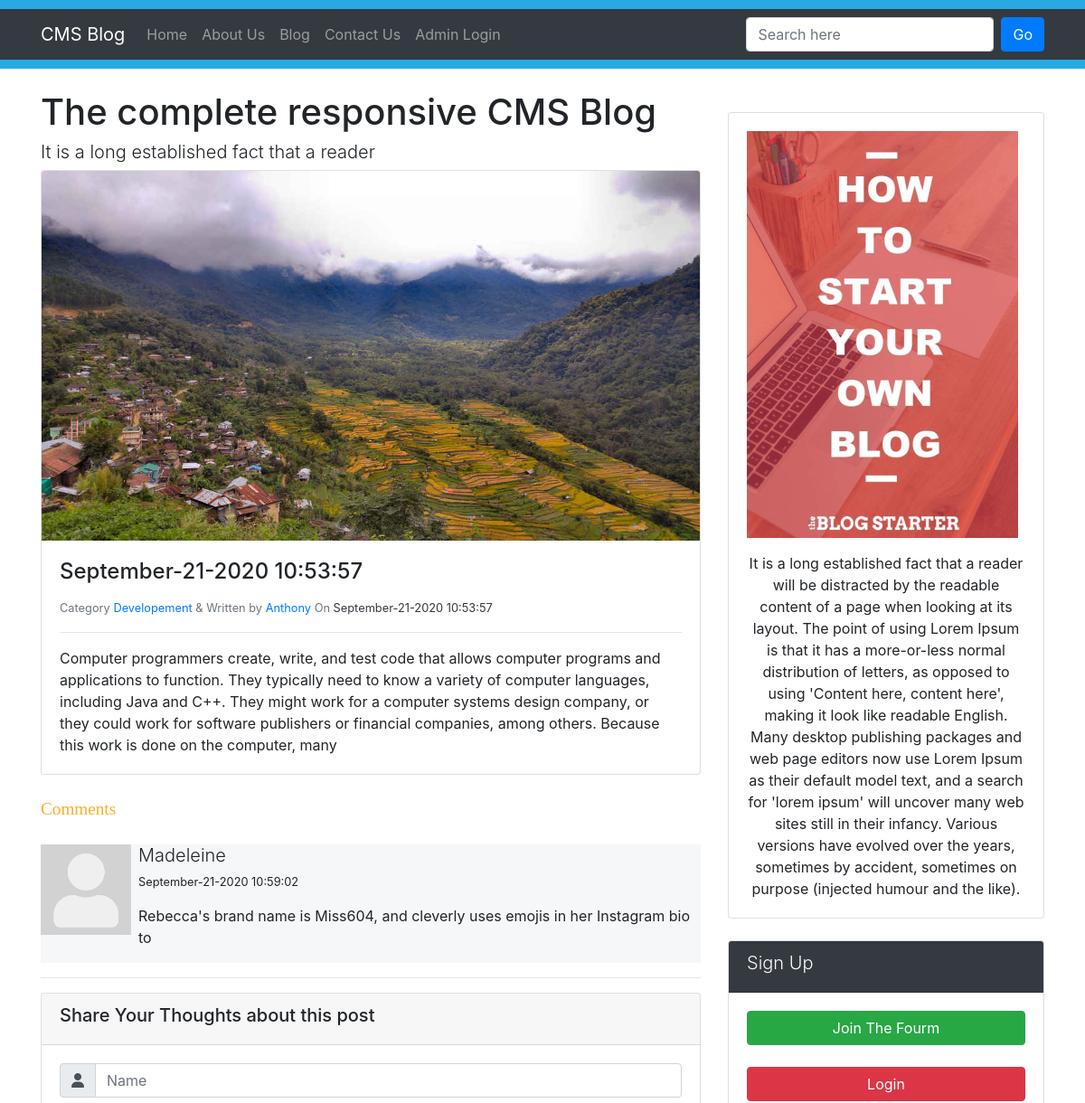
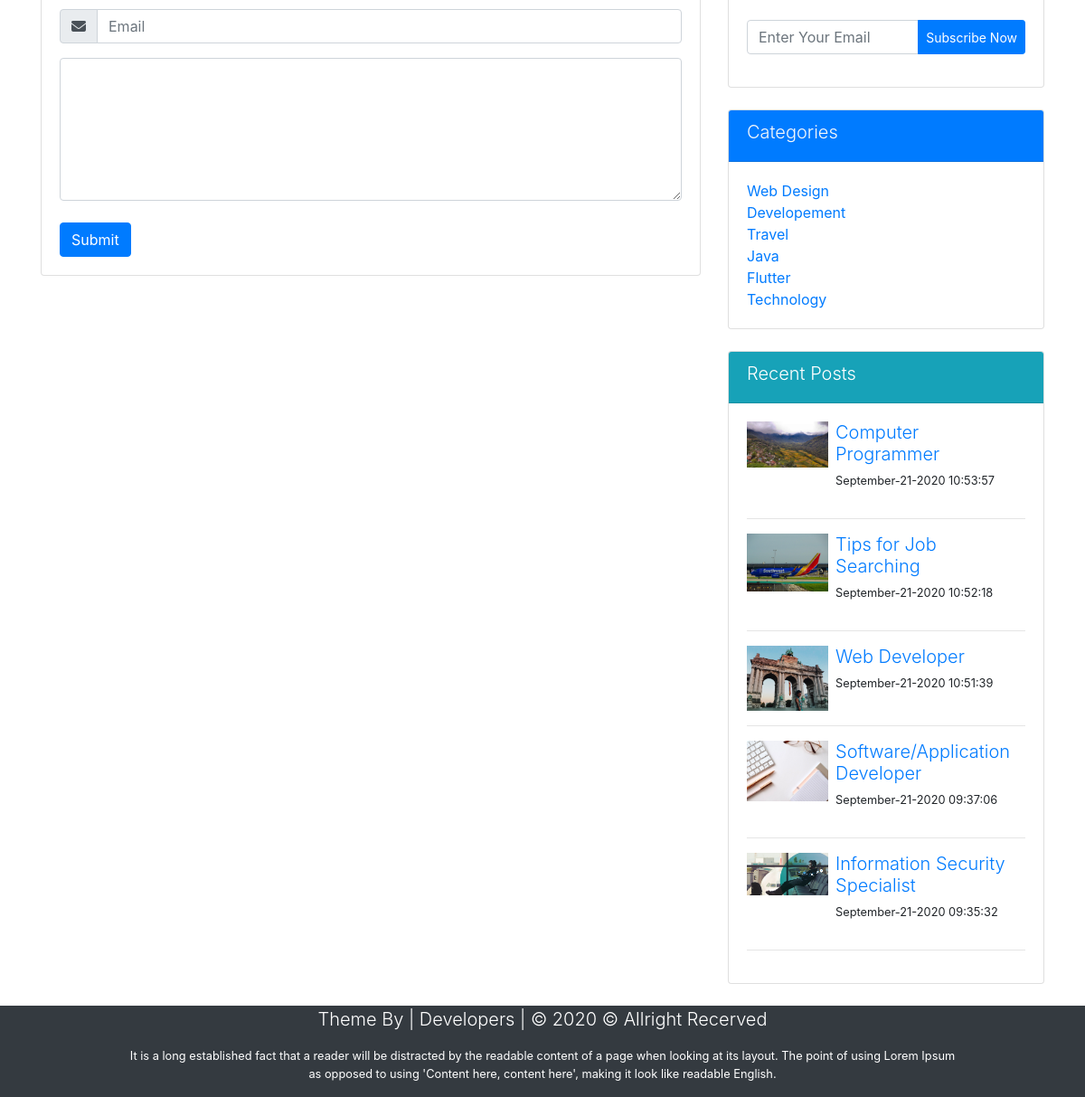
/FullPost.php?id=16, run on the app's committed database (2 pictures, top to bottom).
### tables this page shows
CREATE TABLE `posts` (
  `id` int(11) NOT NULL,
  `datetime` varchar(50) NOT NULL,
  `title` varchar(300) NOT NULL,
  `category` varchar(50) NOT NULL,
  `author` varchar(50) NOT NULL,
  `image` varchar(50) NOT NULL,
  `post` varchar(10000) NOT NULL
);

CREATE TABLE `comments` (
  `id` int(11) NOT NULL,
  `datetime` varchar(50) NOT NULL,
  `name` varchar(50) NOT NULL,
  `email` varchar(60) NOT NULL,
  `comment` varchar(500) NOT NULL,
  `approvedby` varchar(50) NOT NULL,
  `status` varchar(3) NOT NULL,
  `post_id` int(10) NOT NULL
);

CREATE TABLE `category` (
  `id` int(11) NOT NULL,
  `title` varchar(50) NOT NULL,
  `author` varchar(50) NOT NULL,
  `datetime` varchar(50) NOT NULL
);

### FullPost.php (the view, shortened to what this page needs)
<?php
   require_once("Includes/Functions.php");
   ?>
<?php $SearchQuryParameter = $_GET["id"]; ?>
<!DOCTYPE html>
<html>
   <head>
      <link rel="stylesheet" href="https://stackpath.bootstrapcdn.com/bootstrap/4.2.1/css/bootstrap.min.css">
      <link rel="stylesheet" href="Css/style.css">
   </head>
   <body>
      <div style="height: 10px; background: #27aae1;"></div>
      <nav class="navbar navbar-expand-lg navbar-dark bg-dark">
         <div class="container" >
            <a href="#" class="navbar-brand">CMS Blog</a>
            <div class="collapse navbar-collapse" id="navbarcollapseCMS">
               <ul class="navbar-nav mr-auto">
                  <li class="nav-item">
                     <a href="index.php?page=1" class="nav-link">Home</a>
                  </li>
                  <li class="nav-item">
                     <a href="#" class="nav-link">About Us</a>
                  </li>
                  <li class="nav-item">
                     <a href="#" class="nav-link">Blog</a>
                  </li>
                  <li class="nav-item">
                     <a href="#" class="nav-link">Contact Us</a>
                  </li>
                  <li class="nav-item">
                     <a href="Login.php" class="nav-link">Admin Login</a>
                  </li>
               </ul>
               <ul class="navbar-nav ml-auto">
                  <form class="form-inline d-none d-sm-block" action="index.php">
                     <div class="form-group">
                        <input class="form-control mr-2" type="text" name="search" placeholder="Search here" value="">
                        <button  class="btn btn-primary" name="SearchButton" >Go</button>
                     </div>
                  </form>
               </ul>
            </div>
         </div>
      </nav>
      <div style="height: 10px; background: #27aae1;"></div>
      <div class="container">
      <div class="row mt-4" >
      <div class="col-sm-8">
         <h1>The complete responsive CMS Blog</h1>
         <h1 class="lead">It is a long established fact that a reader </h1>
         <?php
            global $ConnectingDB;
            if(isset($_GET["SearchButton"])){
                $Search = $_GET["search"];
                $sql = "SELECT * FROM posts
                WHERE datetime LIKE :search
                OR title LIKE :search
                OR category LIKE :search
                OR post LIKE :search";
                $stmt = $ConnectingDB->prepare($sql);
                $stmt->bindValue(':search', '%'.$Search.'%');
                $stmt->execute();
            }
            else{
                $PostFromUrl = $_GET["id"];
                $sql = "SELECT * FROM posts WHERE id = '$PostFromUrl'";
                $stmt = $ConnectingDB->query($sql);
            }
            while($DataRows = $stmt->fetch()){
                $DateTime        = $DataRows["datetime"];
                $PostTitle       = $DataRows["datetime"];
                $Category        = $DataRows["category"];
                $Admin           = $DataRows["author"];
                $Image           = $DataRows["image"];
                $PostDescription = $DataRows["post"];
            ?>
         <div class="card">
            <img src="uploads/<?php echo htmlentities($Image); ?>" style="max-height:450px;" class="img-fluid card-img-top" alt="">
            <div class="card-body">
               <h4 class="card-title"><?php echo htmlentities($PostTitle); ?></h4>
               <small class="text-muted">Category <span class="text-dark"> <a href="index.php?category=<?php echo htmlentities($Category); ?>"> <?php echo htmlentities($Category); ?></span> </a>  & Written by <span class="text-dark"> <a href="profile.php?username=<?php echo htmlentities($Admin); ?>"> <?php echo htmlentities($Admin);?></a> </span>  On <span class="text-dark"><?php echo htmlentities($DateTime); ?> </span> </small>
               <hr>
               <p class="card-text">
                  <?php echo nl2br($PostDescription);?>
               </p>
            </div>
         </div>
         <br>
         <?php  } ?>
         <span class="FieldInfo">Comments</span>
         <br><br>
         <?php
            global $ConnectingDB;
            $sql = "SELECT * FROM comments WHERE post_id= '$SearchQuryParameter' AND status = 'ON' ";
            $stmt = $ConnectingDB->query($sql);
            while ($DataRows = $stmt->fetch()) {
                $CommentDate     = $DataRows["datetime"];
                $CommenterNmae     = $DataRows["name"];
                $CommentContent     = $DataRows["comment"];
            ?>
         <div>
            <div class="media CommentBlock">
               <img class="d-block img-fluid align-self-start" src="images/profile.png" width="100px" alt="">
               <div class="media-body ml-2">
                  <h6 class="lead"><?php echo $CommenterNmae; ?></h6>
                  <p class="small"><?php echo $CommentDate; ?></p>
                  <p><?php echo $CommentContent; ?></p>
               </div>
            </div>
         </div>
         <hr>
         <?php  } ?>
         <div class="">
            <form action="FullPost.php?id=<?php echo $SearchQuryParameter; ?>" method="POST" class="ss">
               <div class="card mb-3">
                  <div class="card-header">
                     <h5 class="Fieldinfo">Share Your Thoughts about this post </h5>
                  </div>
                  <div class="card-body">
                     <div class="form-group">
                        <div class="input-group">
                           <div class="input-group-prepend">
                              <span class="input-group-text"><i class="fas fa-user"></i></span>
                           </div>
                           <input class="form-control" type="text" name="CommenterName" placeholder="Name" value="">
                        </div>
                     </div>
                     <div class="form-group">
                        <div class="input-group">
                           <div class="input-group-prepend">
                              <span class="input-group-text"><i class="fas fa-envelope"></i></span>
                           </div>
                           <input class="form-control" type="email" name="Commenteremail" placeholder="Email" value="">
                        </div>
                     </div>
                     <div class="form-gropu">
                        <textarea name="CommenterThoughts" class="form-control" id="" cols="80" rows="6"></textarea><br>
                     </div>
                     <div class="">
                        <button type="submit" name="Submit" class="btn btn-primary">Submit</button>
                     </div>
                  </div>
               </div>
            </form>
         </div>
      </div>
      <?php  require_once("Includes/footer.php"); ?>

### Includes/footer.php (shortened to what this page needs)
<div class="col-sm-4" >
   <div class="card mt-4">
      <div class="card-body">
         <img src="Images/startblog.png" class="d-block img-fluid mb-3" alt="">
         <div class="text-center">
            It is a long established fact that a reader will be distracted by the readable content of a page when looking at its layout. The point of using Lorem Ipsum is that it has a more-or-less normal distribution of letters, as opposed to using 'Content here, content here', making it look like readable English. Many desktop publishing packages and web page editors now use Lorem Ipsum as their default model text, and a search for 'lorem ipsum' will uncover many web sites still in their infancy. Various versions have evolved over the years, sometimes by accident, sometimes on purpose (injected humour and the like).
         </div>
      </div>
   </div>
   <br>
   <div class="card">
      <div class="card-header bg-dark text-light">
         <h2 class="lead">Sign Up</h2>
      </div>
      <div class="card-body">
         <button class="btn btn-success btn-block text-center text-white mb-4">Join The Fourm</button>
         <button class="btn btn-danger btn-block text-center text-white mb-4">Login</button>
         <div class="input-group mb-3">
            <input type="text" class="form-control" name="" placeholder="Enter Your Email" value="">
            <div class="input-group-append">
               <button class="btn btn-primary btn-sm text-center text-white" type="button">Subscribe Now</button>
            </div>
         </div>
      </div>
   </div>
   <br>
   <div class="card">
      <div class="card-header bg-primary text-light">
         <h2 class="lead">Categories</h2>
      </div>
      <div class="card-body">
         <?php
            $sql = "SELECT * FROM category ORDER BY id DESC ";
            $stmt = $ConnectingDB->query($sql);
            while($DataRows = $stmt->fetch()){
                $CategoryName = $DataRows["title"];
             ?>
         <a href="index.php?category=<?php echo $CategoryName; ?>"><span class="heading"><?php echo $CategoryName; ?></span></a>
         <br>
         <?php } ?>
      </div>
   </div>
   <br>
   <div class="card">
      <div class="card-header bg-info text-white">
         <h2 class="lead">Recent Posts</h2>
      </div>
      <div class="card-body">
         <?php
            $sql ="SELECT * FROM posts ORDER BY id Desc LIMIT 0,5";
            $stmt = $ConnectingDB->query($sql);
            while($DataRows = $stmt->fetch()){
                $Id = $DataRows["id"];
                $Title = $DataRows["title"];
                $DateTime = $DataRows["datetime"];
                $Image = $DataRows["image"];
            ?>
         <div class="media">
            <img src="Uploads/<?php echo $Image; ?>" class="d-block img-fluid align-self-start" width="90" height="94"  alt="">
            <div class="media-body ml-2">
               <a href="FullPost.php?id=<?php echo $Id; ?>" target="_blank">
                  <h6 class="lead"><?php echo $Title; ?></h6>
               </a>
               <p class="small"><?php echo $DateTime; ?></p>
            </div>
         </div>
         <hr>
         <?php  } ?>
      </div>
   </div>
</div>
</div>
</div>
<br>
<footer class="bg-dark text-white">
   <div class="container">
      <div class="row">
         <div class="col">
            <p class="lead text-center"> Theme By  | Developers | &copy; <span id="year">2020</span> &copy; Allright Recerved  </p>
            <p class="text-center small"><a style="color: white; text-decoration: none; cursor: pointer;" href="https://github.com/mummurthig" target="_blank">
               It is a long established fact that a reader will be distracted by the readable content of a page when looking at its layout. The point of using Lorem Ipsum   <br>as opposed to using 'Content here, content here', making it look like readable English.
               </a>
            </p>
         </div>
      </div>
   </div>
</footer>
</body>
</html>

### Css/style.css (style rules this page uses)
.FieldInfo { color: rgb(251, 174, 44); font-family: Bitter, Georgia, 'Times New Roman', Times, serif; font-size: 1.2em; }
.CommentBlock { background-color: #F6F7F9; }

### data on the page
posts: image (picture), datetime "September-21-2020 10:53:57", category "Developement", author "Anthony", post "Computer programmers create, write, and test code that allows computer programs and applications to function. They typically need to know a variety of computer languages, including Java and C++. They might work for a computer systems design company, or they could work for software publishers or financial companies, among others. Because this work is done on the computer, many", title "Computer Programmer"
comments: name "Madeleine", datetime "September-21-2020 10:59:02", comment "Rebecca's brand name is Miss604, and cleverly uses emojis in her Instagram bio to"
category: title "Web Design"
category: title "Developement"
category: title "Travel"
category: title "Java"
category: title "Flutter"
category: title "Technology"
posts: image (picture), title "Tips for Job Searching", datetime "September-21-2020 10:52:18"
posts: image (picture), title "Web Developer", datetime "September-21-2020 10:51:39"
posts: image (picture), title "Software/Application Developer", datetime "September-21-2020 09:37:06"
posts: image (picture), title "Information Security Specialist", datetime "September-21-2020 09:35:32"
